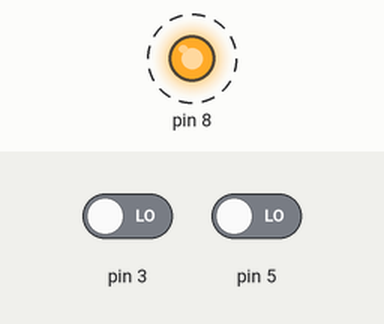
This sketch was run on a simulated Arduino Uno, built with avr-gcc and run on an emulated ATmega328P. Parts: output pins drawn as LEDs (lit = HIGH). Dashed ring = blinking. The inputs (shaded band) are chosen by the test bench; at power-on: pin 3 LOW, pin 5 LOW.

Above: at 0.16 s.
Timing chart, 0 to 3.0 s (numbered marks = the images above):
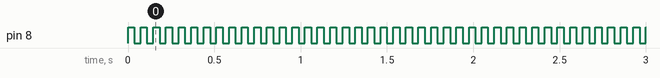

The sketch:

ayarli_flasor.ino
```cpp
//Flashor class'ının olduğu dosyayı prrojemize ekledik
#include "flashor.h"
//Flashor class'ı tipinde flashor değişkenini tanımladık
//Flashor'ün constructor'ına ledPin=8, bPlusPin=5 bSubPin=3 değerlerini gönderdik
Flashor flashor(8,5,3);
void setup() {
  //arduino ilk çalıştığında flashor'ün başlangıç ayarlamalarını yaptık
  flashor.setup();
}

void loop(){
  //her loop'ta çalışacak flashor methodunu çalıştırdık
  flashor.attach();
}
```

flashor.h
```cpp
class Flashor{
  private:
    int ledPin;
    int bPlusPin;
    int bSubPin;
    int flashDelay;
    int bPlus;
    int bSub;
    int sayac;
    int led;
  public:
    Flashor(int d1,int d2,int d3){
      ledPin=d1;
      bPlusPin=d2;
      bSubPin=d3;
    }
    void setup(){
      pinMode(ledPin,OUTPUT);
      pinMode(bPlusPin,INPUT);
      pinMode(bSubPin,INPUT);
      bPlus=digitalRead(bPlusPin);
      bSub=digitalRead(bSubPin);
      flashDelay=300;
      sayac=0;
      led=HIGH;
      digitalWrite(ledPin,led);
    }
    void attach(){
      if(bPlus==LOW&&digitalRead(bPlusPin)==HIGH){
        flashDelay=flashDelay+10;
      }
      if(bSub==LOW&&digitalRead(bSubPin)==HIGH){
        flashDelay=flashDelay-10;
      }
      sayac++;
      if(sayac>flashDelay){
        sayac=0;
        if(led==LOW){
          led=HIGH;
          digitalWrite(ledPin,led);
        }
        else{
          led=LOW;
          digitalWrite(ledPin,led);
        }
      }
      bPlus=digitalRead(bPlusPin);
      bSub=digitalRead(bSubPin);
      delayMicroseconds(100);
    }
};
```

Measured:
- by itself, pin 8: alternates HIGH for 0.04 s and LOW for 0.04 s
